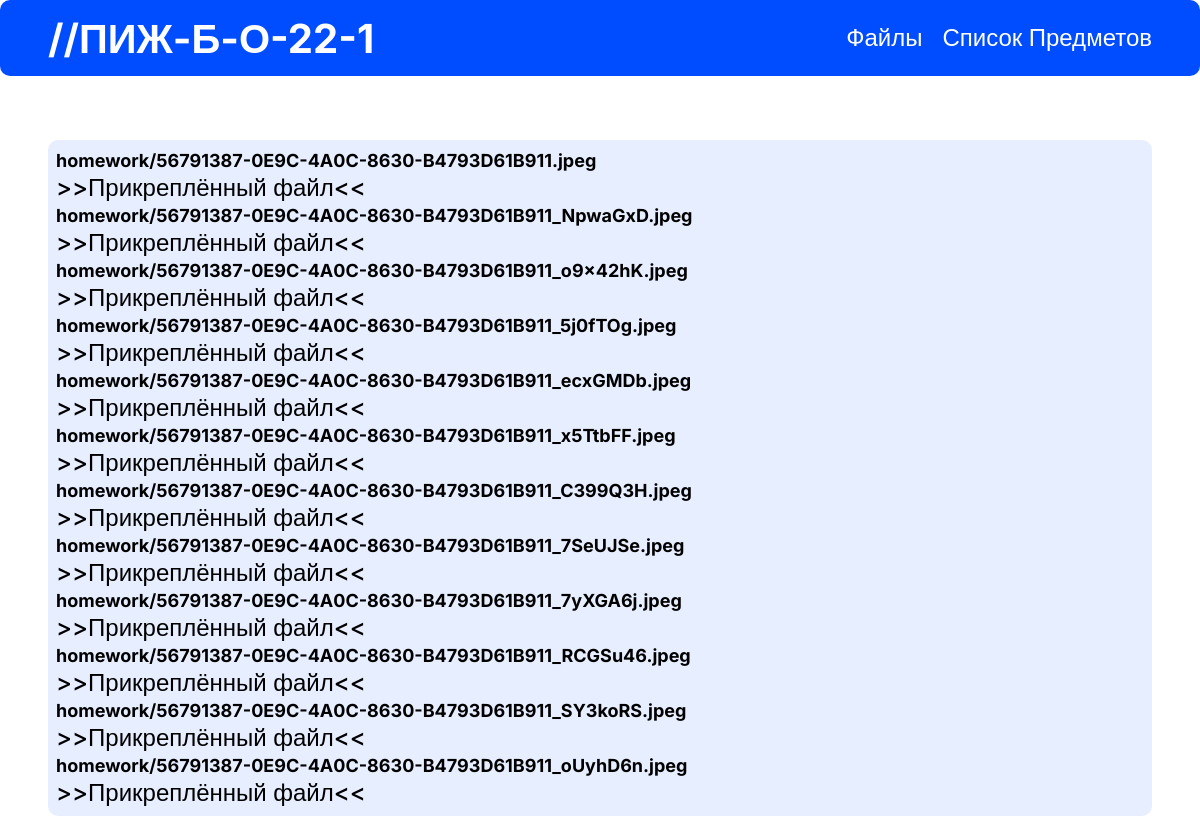
Screenshot of /files/ with the database file from the repository.
### main_page/models.py (models this page shows, shortened)
class DisciplineHomeWork(models.Model):
    discipline = models.ForeignKey(Disciplines, on_delete=models.CASCADE,verbose_name='Домашка какого предмета')
    eng_discipline = models.TextField(verbose_name='Предмет на англ')
    actual_homework = models.TextField(verbose_name='Дз')
    actual_file = models.FileField(upload_to='homework', verbose_name='Дз файл', null=True, blank=True)
    date = models.DateField(verbose_name='Дата дз')
    class Meta:
        verbose_name = 'Все дз'
        verbose_name_plural = 'Все дз'

### main_page/views.py (the view)
# urls.py: path('files/', views.files, name='files'),
def files(request):
    homework_db = DisciplineHomeWork.objects.all()
    return render(request, 'main_page/files.html', {"homework":homework_db})

### main_page/templates/main_page/files.html (shortened to what this page needs)
{% extends 'main_page/shablon.html' %}
{% load static %}
{% block styles %}
    <link rel="stylesheet" href="{% static 'main_page/css/disciplines-001.css' %}">
    <link rel="stylesheet" href="{% static 'main_page/css/files-001.css' %}">
{% endblock %}
{% block content %}
    <div class="schedule">
        {% for homework_actual in homework %}
            <div id="actual_{{ homework_actual.id }}" class="hidden">
                <p class="h6">{{ homework_actual.actual_file.name }}</p>
                {% if homework_actual.actual_file.name %}
                <a class="h5" href="{{ homework_actual.actual_file.url }}" target="_blank">>>Прикреплённый файл<<</a>
                {% endif %}
            </div>
        {% endfor %}
    </div>
{% endblock %}

### main_page/static/main_page/css/style-001.css (style rules this page uses)
* { padding:0;margin:0;border:0; }
*,*:before,*:after { -moz-box-sizing:border-box;-webkit-box-sizing:border-box;box-sizing:border-box; }
html,body { height:100%;width:100%;font-size:100%;line-height:1;font-size:14px;-ms-text-size-adjust:100%;-moz-text-size-adjust:100%;-webkit-text-size-adjust:100%; }
a,a:visited { text-decoration:none; }
a { border:0;text-decoration:none;color:unset; }
* { font-family:"Inter", sans-serif; }
p { cursor:default; }
h5,.h5 { font-size:24px;line-height:30px;font-weight:500;cursor:default; }
h6,.h6 { font-size:18px;line-height:25px;font-weight:700;cursor:default; }
:root { --BG_0:#FFF; --BG_1:#000; --BG_2:#004CFF; --BG_3:#E6EEFF; --BG_4:#91B2FF; --TC_0:#FFF; --TC_1:#000; --TC_2:#71757D; --TC_3:#2E6CFF; --TC_4:#5265f6; --TC_5:#03c2fc; --TC_6:#900ee7; }

### main_page/static/main_page/css/disciplines-001.css (style rules this page uses)
.schedule { height:100%;width:100%;margin-top:64px;background-color:var(--BG_3);border-radius:10px;display:flex;flex-direction:column;padding:8px; }

### rows the page displays
DisciplineHomeWork: actual_file.name "homework/56791387-0E9C-4A0C-8630-B4793D61B911.jpeg"
DisciplineHomeWork: actual_file.name "homework/56791387-0E9C-4A0C-8630-B4793D61B911_NpwaGxD.jpeg"
DisciplineHomeWork: actual_file.name "homework/56791387-0E9C-4A0C-8630-B4793D61B911_o9x42hK.jpeg"
DisciplineHomeWork: actual_file.name "homework/56791387-0E9C-4A0C-8630-B4793D61B911_5j0fTOg.jpeg"
DisciplineHomeWork: actual_file.name "homework/56791387-0E9C-4A0C-8630-B4793D61B911_ecxGMDb.jpeg"
DisciplineHomeWork: actual_file.name "homework/56791387-0E9C-4A0C-8630-B4793D61B911_x5TtbFF.jpeg"
DisciplineHomeWork: actual_file.name "homework/56791387-0E9C-4A0C-8630-B4793D61B911_C399Q3H.jpeg"
DisciplineHomeWork: actual_file.name "homework/56791387-0E9C-4A0C-8630-B4793D61B911_7SeUJSe.jpeg"
DisciplineHomeWork: actual_file.name "homework/56791387-0E9C-4A0C-8630-B4793D61B911_7yXGA6j.jpeg"
DisciplineHomeWork: actual_file.name "homework/56791387-0E9C-4A0C-8630-B4793D61B911_RCGSu46.jpeg"
DisciplineHomeWork: actual_file.name "homework/56791387-0E9C-4A0C-8630-B4793D61B911_SY3koRS.jpeg"
DisciplineHomeWork: actual_file.name "homework/56791387-0E9C-4A0C-8630-B4793D61B911_oUyhD6n.jpeg"
